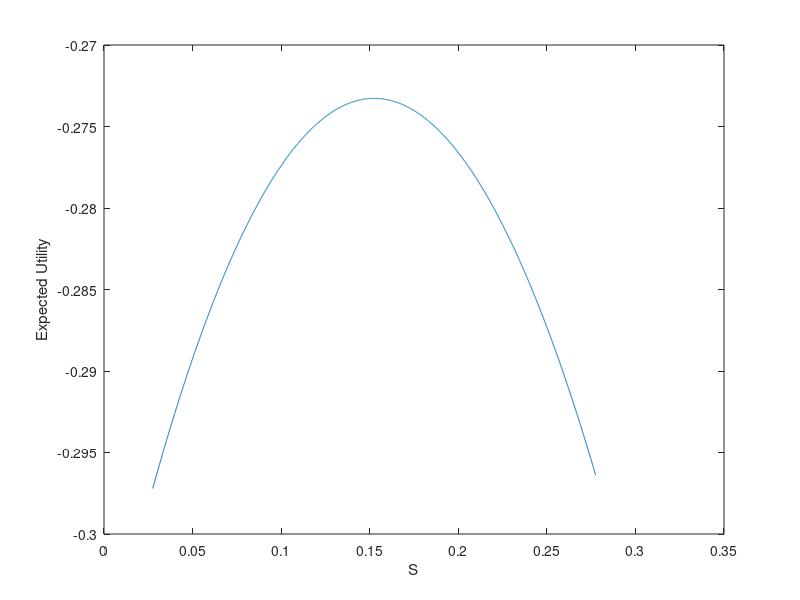

MATLAB code to generate this figure:
% Two-period life-cycle model (saving in riskless bond only)
% Written by Michael Hatcher (m.c.hatcher@soton.ac.uk) in 2017.

clear; clc;

% Parameter values
beta = 0.96; r = 0.05; Y1 = 1; p = 0.5;
eps1 = 0.5; eps2 = 1.05;
Nguess = 8000; 
Sguess = NaN(Nguess,1); U = Sguess;

S_vec = linspace(0,Y1,Nguess);  %Vector of guesses for S

for i=1:Nguess
    
    Sguess(i) =  S_vec(i);
    S = Sguess(i);
    C1 = Y1 - S;
    C2_1 = eps1 + (1+r)*S; 
    C2_2 = eps2 + (1+r)*S;
    
    U(i) = log(C1) + beta*( p*log(C2_1) + (1-p)*log(C2_2) );
       
    if ~isreal(U(i)) || C1 <= 0 || C2_1 <= 0 || C2_2 <= 0  
        U(i) = -realmax;     %Not sensible economic solutions
    end
    
end

%Find maximum of utility w.r.t. S guesses
[Umax, IndexU] = max(U);        %IndexU is the location of the optimal value

disp('Optimal holding of shares is') 
Sguess(IndexU)

Sstar = Sguess(IndexU);
C1star = Y1 - Sstar;
C2_1star = eps1 + (1+r)*Sstar;
C2_2star = eps2 + (1+r)*Sstar;

%Check that FOC holds
Resid = abs(1/C1star - beta*(1+r)*(p/C2_1star + (1-p)/C2_2star) )

%Plot results
T = 1000; %Window around optimum (see below)
plot(Sguess(IndexU-T:IndexU+T),U(IndexU-T:IndexU+T))
ylabel('Expected Utility'), xlabel('S')
